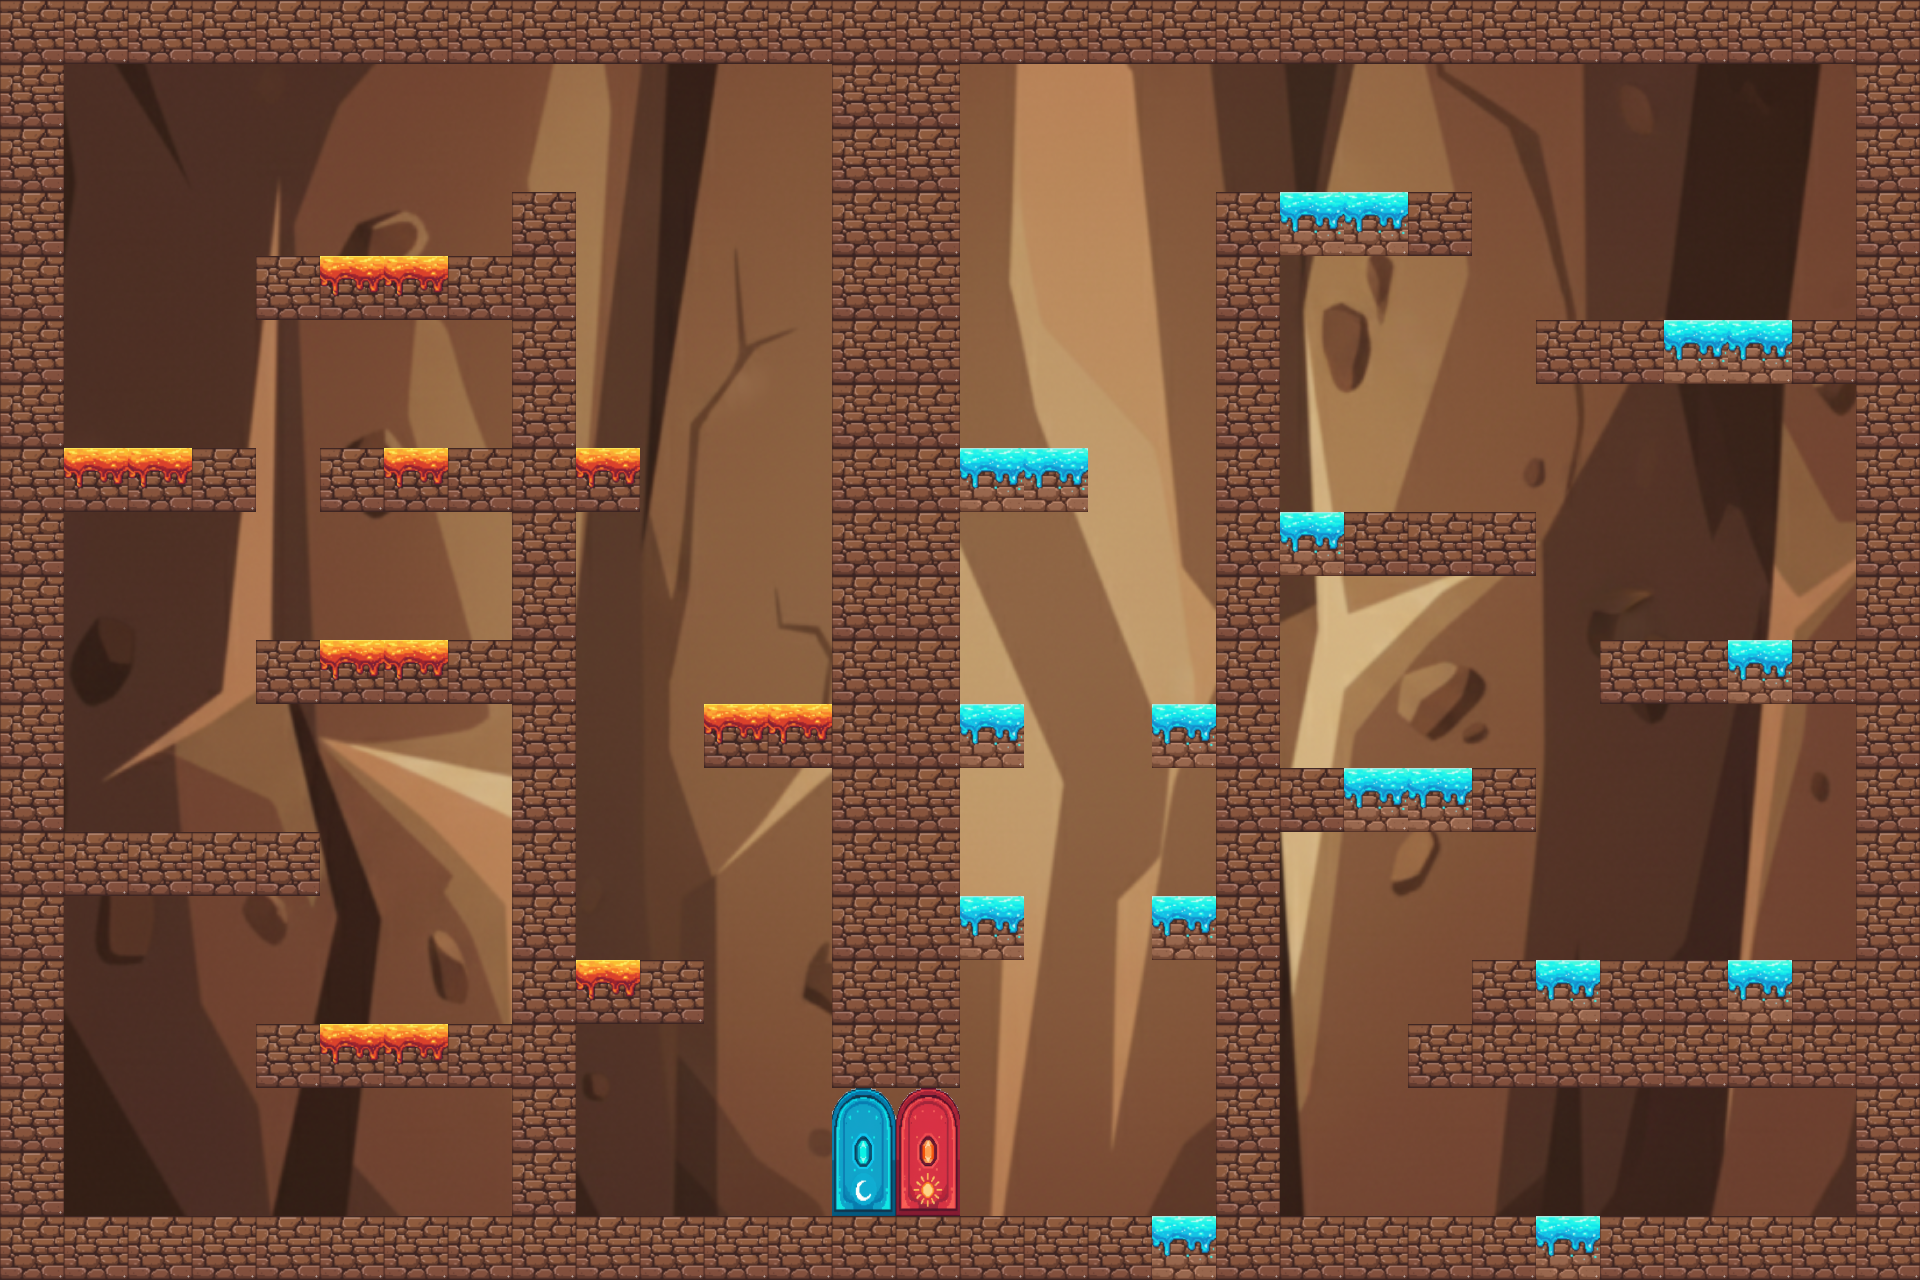

The image is a tile-based game level rendered from a .tmx file. Its description and source (layers, tilesets, objects; grid data summarised) follow:
An orthogonal 30x20 tile map with 64x64 px tiles, 5 tile layers (FondoTierra, Lava, Agua, Puerta, ...), 11 tilesets and 90 objects.

<map version="1.10" tiledversion="1.11.2" orientation="orthogonal" renderorder="right-down" width="30" height="20" tilewidth="64" tileheight="64" infinite="0" nextlayerid="21" nextobjectid="187">
 <tileset firstgid="1" source="FondoRocoso.tsx" />
 <tileset firstgid="811" source="Piedra.tsx" />
 <tileset firstgid="812" source="puertaLuna.tsx" />
 <tileset firstgid="814" source="puertaSol.tsx" />
 <tileset firstgid="816" source="Lava.tsx" />
 <tileset firstgid="817" source="lava.tsx" />
 <tileset firstgid="818" source="agua.tsx" />
 <tileset firstgid="819" source="FondoTierra.tsx" />
 <tileset firstgid="1659" source="aguamarron.tsx" />
 <tileset firstgid="1660" source="Tierra.tsx" />
 <tileset firstgid="1661" source="lavamarron.tsx" />
 <layer id="7" name="FondoTierra" width="30" height="20">
  <data>[600 cells, 600 non-empty, 600 distinct tile ids]</data>
 </layer>
 <layer id="6" name="Lava" width="30" height="20">
  <data>[600 cells, 13 non-empty, 1 distinct tile ids]</data>
 </layer>
 <layer id="8" name="Agua" width="30" height="20">
  <data>[600 cells, 18 non-empty, 1 distinct tile ids]</data>
 </layer>
 <layer id="5" name="Puerta" width="30" height="20">
  <data>[600 cells, 4 non-empty, 4 distinct tile ids]</data>
 </layer>
 <layer id="10" name="PiedraMarron" width="30" height="20">
  <data>[600 cells, 195 non-empty, 1 distinct tile ids]</data>
 </layer>
 <objectgroup id="20" name="Colisiones">
  <object id="137" x="-2" y="0" width="65.3333" height="1284" />
  <object id="138" x="63" y="-1" width="1857" height="64" />
  <object id="139" x="1856" y="61" width="65" height="1219.5" />
  <object id="140" x="1601" y="1215.5" width="254.5" height="68.5" />
  <object id="141" x="1535.5" y="1236.67" width="65" height="45.3333" />
  <object id="142" x="1217" y="1216.67" width="317.667" height="63.3333" />
  <object id="143" x="1151" y="1238.67" width="65.6667" height="43.3333" />
  <object id="144" x="63" y="1216.67" width="1088.67" height="64.6667" />
  <object id="145" x="1792" y="959" width="64.3333" height="128.667" />
  <object id="146" x="1727.67" y="982.333" width="64.3333" height="106" />
  <object id="147" x="1599.67" y="959.667" width="127.667" height="129.333" />
  <object id="148" x="1471.33" y="960.333" width="65.3333" height="126.333" />
  <object id="149" x="1536.33" y="981.667" width="63.3333" height="107.333" />
  <object id="150" x="1407.67" y="1024" width="64" height="64" />
  <object id="151" x="511" y="192.667" width="64" height="1067.33" />
  <object id="152" x="62" y="830" width="258" height="64" />
  <object id="153" x="256.667" y="256" width="62.3333" height="63.6667" />
  <object id="154" x="319" y="278.333" width="129.667" height="41.3333" />
  <object id="155" x="448.333" y="256.333" width="64.3333" height="63.3333" />
  <object id="156" x="447.5" y="448" width="65" height="63" />
  <object id="157" x="319.5" y="446.5" width="64.5" height="64" />
  <object id="158" x="383" y="469" width="65.5" height="42" />
  <object id="159" x="192.5" y="447.5" width="63.5" height="63.5" />
  <object id="160" x="64" y="471.5" width="129.5" height="39.5" />
  <object id="161" x="256" y="639.5" width="64" height="63.5" />
  <object id="162" x="319.5" y="664" width="129" height="39" />
  <object id="163" x="448.5" y="640" width="63" height="63.5" />
  <object id="164" x="255.5" y="1024" width="66" height="63" />
  <object id="165" x="449" y="1024" width="64.5" height="63" />
  <object id="166" x="320.5" y="1048" width="129" height="39" />
  <object id="167" x="832" y="64" width="127.333" height="1024" />
  <object id="168" x="958.667" y="918.667" width="62.6667" height="40" />
  <object id="169" x="1152.5" y="922" width="64" height="37.5" />
  <object id="170" x="1153.33" y="728.667" width="62" height="38" />
  <object id="171" x="958.667" y="725.333" width="64.6667" height="41.3333" />
  <object id="172" x="959.333" y="472" width="128.667" height="40" />
  <object id="173" x="1216" y="192.667" width="64" height="1023.33" />
  <object id="174" x="1280.67" y="768" width="63.3333" height="64" />
  <object id="175" x="1345.33" y="790" width="126.667" height="42" />
  <object id="176" x="1472.67" y="767.333" width="62.6667" height="63.3333" />
  <object id="177" x="1600" y="640" width="127.333" height="64" />
  <object id="178" x="1792" y="640" width="64" height="63.3333" />
  <object id="179" x="1728" y="662" width="65.3333" height="40.6667" />
  <object id="180" x="1344" y="511.333" width="192.667" height="64" />
  <object id="181" x="1534.67" y="320" width="127.333" height="62.6667" />
  <object id="182" x="1792.67" y="320" width="65.3333" height="61.3333" />
  <object id="183" x="1662.67" y="344" width="132.667" height="38" />
  <object id="184" x="1408" y="190.667" width="63.3333" height="63.3333" />
  <object id="185" x="1280" y="214" width="130.667" height="40.6667" />
  <object id="186" x="1651.52" y="1427.27" />
 </objectgroup>
 <objectgroup id="13" name="Estrellas">
  <object id="63" x="1792" y="832" width="64" height="64" />
  <object id="64" x="1280" y="640" width="64" height="64" />
  <object id="66" x="1792" y="512" width="64" height="64" />
  <object id="67" x="1280" y="384" width="64" height="64" />
  <object id="68" x="1792" y="192" width="64" height="64" />
  <object id="69" x="1088" y="448" width="64" height="64" />
  <object id="70" x="1024" y="832" width="64" height="64" />
  <object id="72" x="128" y="128" width="64" height="64" />
  <object id="73" x="448" y="512" width="64" height="64" />
  <object id="76" x="448" y="896" width="64" height="64" />
  <object id="82" x="640" y="704" width="64" height="64" />
  <object id="85" x="768" y="1024" width="64" height="64" />
 </objectgroup>
 <objectgroup id="16" name="PuertaSol">
  <object id="133" x="897.667" y="1087.67" width="63.6667" height="128.667" />
 </objectgroup>
 <objectgroup id="17" name="PuertaLuna">
  <object id="134" x="832" y="1088" width="64" height="128" />
 </objectgroup>
 <objectgroup id="14" name="PeligroLava">
  <object id="93" x="576" y="470.667" width="64" height="40" />
  <object id="94" x="704" y="727.333" width="126.667" height="39.3333" />
  <object id="110" x="320" y="260.5" width="127.5" height="17.5" />
  <object id="111" x="383.5" y="452" width="64" height="18" />
  <object id="112" x="64.8333" y="451.5" width="127.167" height="20.5" />
  <object id="113" x="319.5" y="1028.67" width="127" height="19.3333" />
  <object id="114" x="319.5" y="644" width="128" height="20" />
  <object id="115" x="576.25" y="981.5" width="64" height="40.5" />
  <object id="116" x="576.25" y="964" width="63.75" height="17.5" />
  <object id="117" x="704.333" y="709" width="127" height="18" />
  <object id="118" x="576.333" y="451.667" width="63.3333" height="18.6667" />
 </objectgroup>
 <objectgroup id="15" name="PeligroAgua">
  <object id="105" x="1279.33" y="533.333" width="64.6667" height="42" />
  <object id="119" x="960" y="452" width="127" height="19" />
  <object id="120" x="959" y="708" width="65" height="17" />
  <object id="121" x="1152" y="709.333" width="62" height="17.6667" />
  <object id="122" x="960" y="900.667" width="64" height="17.3333" />
  <object id="123" x="1152" y="901.333" width="63" height="19.6667" />
  <object id="124" x="1152.33" y="1220.33" width="63.6667" height="18.6667" />
  <object id="125" x="1536" y="1220.67" width="64" height="15.3333" />
  <object id="126" x="1537" y="965.333" width="62" height="16.6667" />
  <object id="127" x="1345" y="773.667" width="125" height="16.3333" />
  <object id="128" x="1280" y="516.667" width="64" height="17.3333" />
  <object id="129" x="1728" y="644.667" width="62" height="17.3333" />
  <object id="130" x="1728" y="965" width="63" height="17" />
  <object id="131" x="1664" y="324" width="129" height="19" />
  <object id="132" x="1280" y="196" width="126" height="18" />
 </objectgroup>
</map>